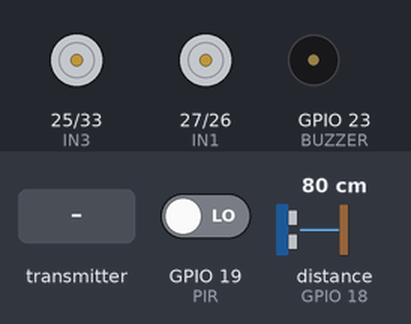
Bench run of a sketch on a simulated ESP32. On the bench: motor-driver pin pairs drawn as motors (green arrow = first pin HIGH = forward, orange = second pin HIGH = backward, longer = more drive), buzzer (waves = sounding, pin HIGH). Wiring (inferred from the names in the program): ultrasonic range finder: trigger GPIO 5; echo GPIO 18. The test bench sets the inputs (shaded band); at power-on: distance to the obstacle (sensor on GPIO 18) 80 cm, GPIO 19 (PIR) LOW. The echo pulse lasts 58.3 µs per cm; pins used as bus, display or sensor lines are not drawn.

Above: at 1.2 s.
1.3 s: distance to the obstacle (sensor on GPIO 18) set to 23 cm
2.8 s: distance to the obstacle (sensor on GPIO 18) set to 19 cm
At 3.2 s:
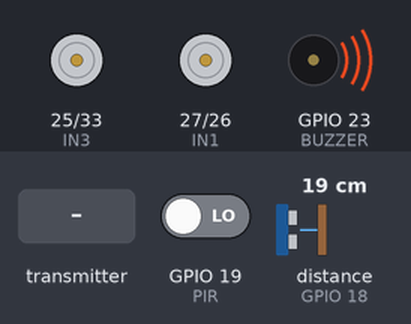
5.8 s: distance to the obstacle (sensor on GPIO 18) set to 35 cm
At 7.2 s:
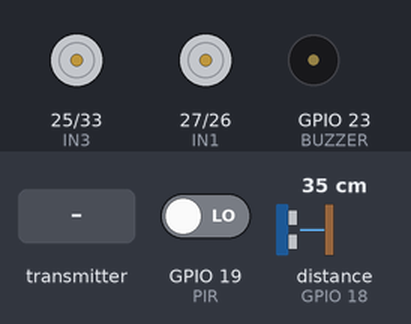
7.5 s: the transmitter starts sending command = FORWARD
At 8.7 s:
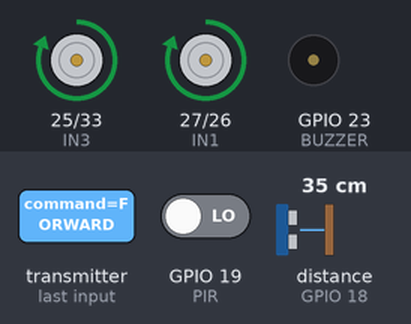
9.0 s: the transmitter starts sending command = BACKWARD
At 9.5 s:
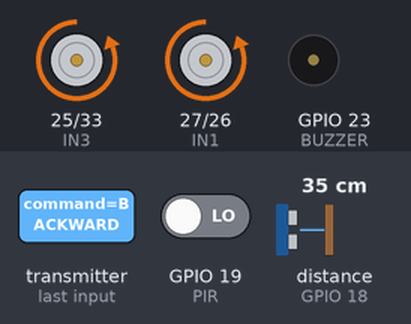
10.5 s: the transmitter starts sending command = LEFT
At 10.8 s:
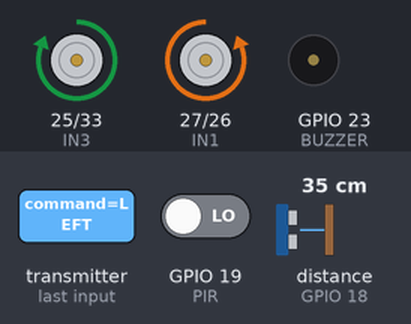
Timing chart, 0 to 13.0 s (numbered marks = the images above; inputs shaded):
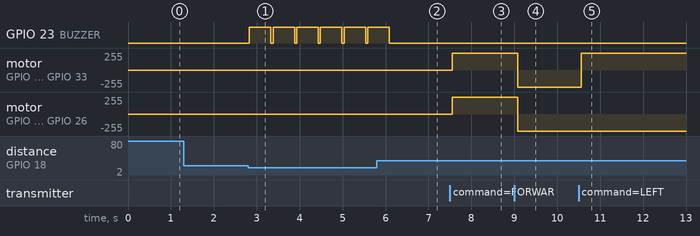

The sketch:

Receiver.ino
```cpp
#include <WiFi.h>
#include <esp_now.h>

#define IN1 27
#define IN2 26
#define IN3 25
#define IN4 33

#define TRIG 5
#define ECHO 18

#define PIR 19
#define BUZZER 23

typedef struct {
  char command[20];
} Message;

Message incomingData;

void stopCar() {
  digitalWrite(IN1,LOW);
  digitalWrite(IN2,LOW);
  digitalWrite(IN3,LOW);
  digitalWrite(IN4,LOW);
}

void forward() {
  digitalWrite(IN1,HIGH);
  digitalWrite(IN2,LOW);
  digitalWrite(IN3,HIGH);
  digitalWrite(IN4,LOW);
}

void backward() {
  digitalWrite(IN1,LOW);
  digitalWrite(IN2,HIGH);
  digitalWrite(IN3,LOW);
  digitalWrite(IN4,HIGH);
}

void left() {
  digitalWrite(IN1,LOW);
  digitalWrite(IN2,HIGH);
  digitalWrite(IN3,HIGH);
  digitalWrite(IN4,LOW);
}

void right() {
  digitalWrite(IN1,HIGH);
  digitalWrite(IN2,LOW);
  digitalWrite(IN3,LOW);
  digitalWrite(IN4,HIGH);
}

long getDistance() {

  digitalWrite(TRIG,LOW);
  delayMicroseconds(2);

  digitalWrite(TRIG,HIGH);
  delayMicroseconds(10);

  digitalWrite(TRIG,LOW);

  long duration = pulseIn(ECHO,HIGH);

  long distance = duration * 0.034 / 2;

  return distance;
}

void onReceive(const esp_now_recv_info_t *info,
               const uint8_t *incomingDataBytes,
               int len) {

  memcpy(&incomingData,
         incomingDataBytes,
         sizeof(incomingData));
}

void setup() {

  Serial.begin(115200);

  pinMode(IN1,OUTPUT);
  pinMode(IN2,OUTPUT);
  pinMode(IN3,OUTPUT);
  pinMode(IN4,OUTPUT);

  pinMode(TRIG,OUTPUT);
  pinMode(ECHO,INPUT);

  pinMode(PIR,INPUT);

  pinMode(BUZZER,OUTPUT);

  WiFi.mode(WIFI_STA);

  esp_now_init();

  esp_now_register_recv_cb(onReceive);
}

void loop() {

  long distance = getDistance();

  int human = digitalRead(PIR);

  if (distance < 20 || human == HIGH) {

    stopCar();

    digitalWrite(BUZZER,HIGH);

    delay(500);

    digitalWrite(BUZZER,LOW);
  }

  else {

    digitalWrite(BUZZER,LOW);

    if (strcmp(incomingData.command,"FORWARD") == 0)
      forward();

    else if (strcmp(incomingData.command,"BACKWARD") == 0)
      backward();

    else if (strcmp(incomingData.command,"LEFT") == 0)
      left();

    else if (strcmp(incomingData.command,"RIGHT") == 0)
      right();

    else
      stopCar();
  }

  delay(50);
}
```

Measured:
- the behaviour switches between 21 and 20 cm on distance to the obstacle (sensor on GPIO 18) (found by bisection; images 0 and 1)
- after the input at 1.3 s, every drawn part: stays the same
- after the input at 2.8 s, GPIO 23 (BUZZER): alternates HIGH for 0.50 s and LOW for 0.05 s, starting at once
- after the input at 5.8 s, GPIO 23 (BUZZER): goes on until 6.1 s, then stays LOW
- after the input at 7.5 s, motor on GPIO 25 (IN3) / GPIO 33 (IN4), motor on GPIO 27 (IN1) / GPIO 26 (IN2): stopped → forward 255/255 after 0.06 s
- after the input at 9.0 s, motor on GPIO 25 (IN3) / GPIO 33 (IN4), motor on GPIO 27 (IN1) / GPIO 26 (IN2): forward 255/255 → backward 255/255 after 0.08 s
- after the input at 10.5 s, motor on GPIO 25 (IN3) / GPIO 33 (IN4): backward 255/255 → forward 255/255 after 0.06 s
